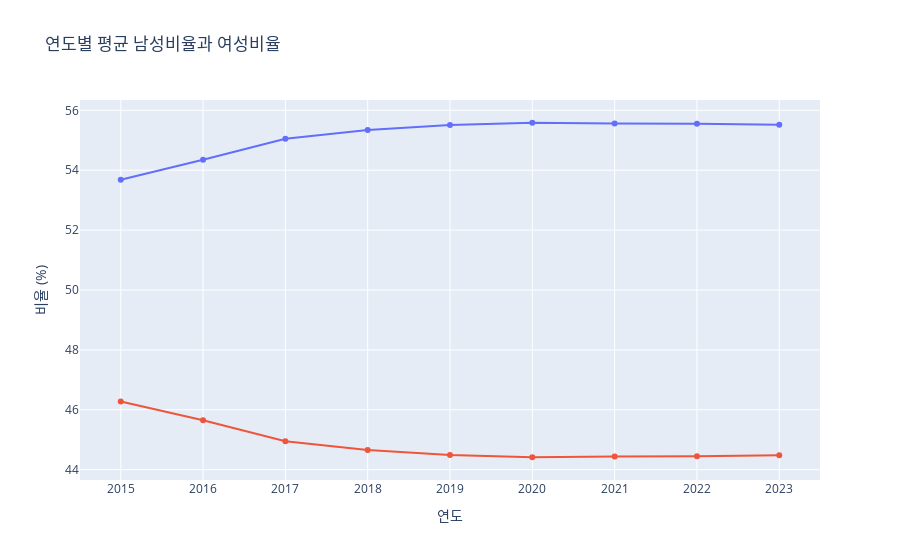

Notebook code cell kept with this figure:
### Code cell
df_avg = df_all.groupby('연도').agg({
    '남성비율': 'mean',
    '여성비율': 'mean'
}).reset_index()
fig = px.line(df_avg, x='연도', y=['남성비율', '여성비율'],
              title='연도별 평균 남성비율과 여성비율',
              labels={'연도': '연도', 'value': '비율 (%)'},
              markers=True)
fig.update_layout(showlegend=False)
fig

### Figure 1 — Plotly figure (JSON) as saved in the notebook; plotly's stock layout.template omitted (floating-point values rounded to 4 significant figures)
{"data": [{"hovertemplate": "variable=남성비율<br>연도=%{x}<br>비율 (%)=%{y}<extra></extra>", "legendgroup": "남성비율", "line": {"color": "#636efa", "dash": "solid"}, "marker": {"symbol": "circle"}, "mode": "lines+markers", "name": "남성비율", "orientation": "v", "showlegend": true, "type": "scatter", "x": [2015, 2016, 2017, 2018, 2019, 2020, 2021, 2022, 2023], "xaxis": "x", "y": [53.68, 54.35, 55.05, 55.35, 55.51, 55.59, 55.56, 55.56, 55.52], "yaxis": "y"}, {"hovertemplate": "variable=여성비율<br>연도=%{x}<br>비율 (%)=%{y}<extra></extra>", "legendgroup": "여성비율", "line": {"color": "#EF553B", "dash": "solid"}, "marker": {"symbol": "circle"}, "mode": "lines+markers", "name": "여성비율", "orientation": "v", "showlegend": true, "type": "scatter", "x": [2015, 2016, 2017, 2018, 2019, 2020, 2021, 2022, 2023], "xaxis": "x", "y": [46.28, 45.65, 44.95, 44.65, 44.49, 44.41, 44.44, 44.44, 44.48], "yaxis": "y"}], "layout": {"autosize": true, "legend": {"title": {"text": "variable"}, "tracegroupgap": 0}, "showlegend": false, "title": {"text": "연도별 평균 남성비율과 여성비율"}, "xaxis": {"anchor": "y", "autorange": true, "domain": [0, 1], "range": [2014.0, 2024.0], "title": {"text": "연도"}, "type": "linear"}, "yaxis": {"anchor": "x", "autorange": true, "domain": [0, 1], "range": [43.49, 56.51], "title": {"text": "비율 (%)"}, "type": "linear"}}}
